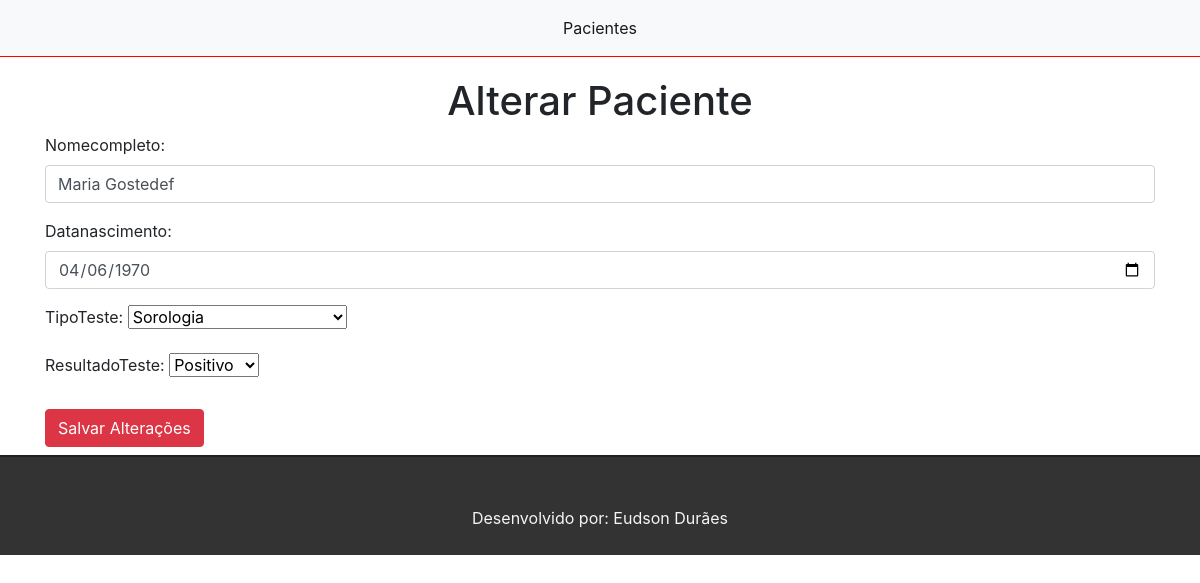
The app's page /AlterarPaciente/3 with its own data.
### ManterPacientes/models.py (models this page shows, shortened)
class Paciente(models.Model):
    Testes = (
        ("RT-PCR","RT-PCR"),("Sorologia","Sorologia"),("Teste Rápido","Teste Rápido"),("Antígenos","Antígenos"),("Teste Rápido - Anticorpos","Teste Rápido - Anticorpos")
    )
    Resultados = (
        ("Positivo","Positivo"),("Negativo","Negativo")
    )
    NomeCompleto = models.CharField(max_length=30)
    DataNascimento = models.DateField()
    TipoTeste = models.CharField(choices=Testes, max_length=30)
    ResultadoTeste = models.CharField(choices=Resultados, max_length=30)
    created_at = models.DateTimeField(auto_now_add=True)
    updated_at = models.DateTimeField(auto_now=True)

### ManterPacientes/views.py (the view)
# urls.py: path('AlterarPaciente/<int:id>', views.AlterarPaciente, name='AlterarPaciente'),
def AlterarPaciente(request,id):
    paciente = Paciente.objects.get(id=id)
    Formulario = PacienteForm(instance=paciente)
    if request.method == 'POST':
        Formulario = PacienteForm(request.POST, instance=paciente)
        if Formulario.is_valid():
            Formulario.save()
            return redirect("VisualizarPaciente")
    else:
        return render(request,'AlterarPaciente.html',{'PacienteForm':Formulario})

### ManterPacientes/forms.py
class PacienteForm(forms.ModelForm):
    NomeCompleto = forms.CharField(max_length=50,widget=forms.TextInput(attrs={'placeholder': 'Digite seu nome completo','class':'form-control'}))
    DataNascimento = forms.CharField(max_length=50,widget=forms.TextInput(attrs={'type':'date','class':'form-control'}))
    class Meta:
        model = Paciente
        fields = ('NomeCompleto','DataNascimento', "TipoTeste","ResultadoTeste")

### ManterPacientes/templates/AlterarPaciente.html (shortened to what this page needs)
{% extends 'base.html' %}
{%block Conteudo%}
<h1>Alterar Paciente</h1>
<form method="POST">
    {{PacienteForm.as_p}}
    <button type="submit" class="btn btn-danger my-2">Salvar Alterações</a>
    </form>
{%endblock%}

### ManterPacientes/static/css/styles.css (style rules this page uses)
h1 { text-align: center; }

### records on screen
Paciente: NomeCompleto "Maria Gostedef", DataNascimento "04/06/1970", TipoTeste "Sorologia", ResultadoTeste "Positivo"
